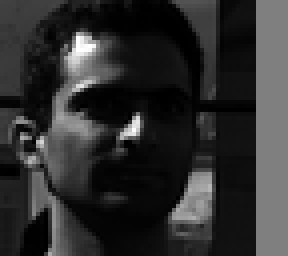
#> input picture For Students/Train Set (Labeled)/p0_i203.pgm, 72 x 64 px, found by its file name (shown 4 times larger)
$ python -i random_forest.py   (imports and definitions only)   (older library calls are emulated)
#> lines starting #> are read from the running program, lines starting #| are printed output that depends on the picture; after the words box and inside, x2 and y2 are one past the last pixel; in counts of white or black regions, pixels touching at a corner belong together
from sklearn.ensemble import RandomForestClassifier
import os
import numpy as np
from concurrent.futures import ThreadPoolExecutor
from PIL import Image
import cv2
from SoftmaxRegression import AdvancedSoftmaxRegression
from sklearn.metrics import confusion_matrix
import matplotlib.pyplot as plt
import seaborn as sns


# ---------- CONFIG ----------
IMG_SIZE = (34, 34)
CACHE_X = "X.npy"
CACHE_Y = "y.npy"


# ---------- LABEL PARSER ----------
def get_label(filename):
    return int(filename.split('_')[0][1:])


# ---------- BORDER REMOVAL ----------
def remove_gray_border(img, tol=63):
    corners = [img[0,0], img[0,-1], img[-1,0], img[-1,-1]]
    bg = np.median(corners)

    mask = np.abs(img - bg) > tol
    coords = np.argwhere(mask)

    if coords.size == 0:
        return img

    y0, x0 = coords.min(axis=0)
    y1, x1 = coords.max(axis=0)

    return img[y0:y1+1, x0:x1+1]


# ---------- EDGE FEATURES (IMPORTANT ADDITION) ----------
def extract_edges(img):
    img = img.astype(np.float32)

    gx = cv2.Sobel(img, cv2.CV_32F, 1, 0, ksize=3)
    gy = cv2.Sobel(img, cv2.CV_32F, 0, 1, ksize=3)

    mag = np.sqrt(gx**2 + gy**2)
    return mag


# ---------- PREPROCESS ----------
def preprocess_image(path, size=IMG_SIZE):
    img = Image.open(path).convert("L")
    img = np.array(img).astype(np.float32)

    # 1. crop border
    img = remove_gray_border(img, tol=63)

    # 2. resize
    img = cv2.resize(img, size)

    # 3. per-image centering (IMPORTANT)
    img = img - np.mean(img)

    # 4. contrast normalization (IMPORTANT)
    img = img / (np.std(img) + 1e-8)

    # 5. edge features (IMPORTANT)
    edges = extract_edges(img)

    # normalize edges
    edges = edges / (np.max(edges) + 1e-8)

    # 6. combine features (still linear model!)
    combined = np.concatenate([img.flatten(), edges.flatten()])

    return combined


# ---------- SINGLE WORKER ----------
def load_one(args):
    folder, file = args
    path = os.path.join(folder, file)

    img = preprocess_image(path)
    label = get_label(file)

    return img, label


# ---------- DATASET LOADER ----------
def load_dataset(folder, use_cache=True):
    if use_cache and os.path.exists(CACHE_X) and os.path.exists(CACHE_Y):
        print("Loading from cache...")
        return np.load(CACHE_X), np.load(CACHE_Y)

    print("Loading from images...")

    files = sorted([f for f in os.listdir(folder) if f.endswith(".pgm")])

    with ThreadPoolExecutor() as executor:
        data = list(executor.map(load_one, [(folder, f) for f in files]))
#> in preprocess_image, img is the input picture: PIL image 72x64 L; min 0, max 255, mean 46.4
#> in remove_gray_border, `corners = [img[0,0], img[0,-1], img[-1,0], img[-1,-1]]`: corners = [66, 127, 24, 127]
#> in remove_gray_border, `bg = np.median(corners)`: bg = 96.5
#> in remove_gray_border, `mask = np.abs(img - bg) > tol`:
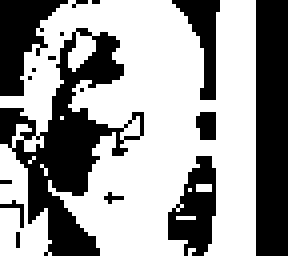
#> mask: shape (64, 72) bool (shown 4 times larger); 60.5% white; 17 black regions (11 under 20 px), largest, box (x1, y1, x2, y2) and area: (0, 7, 36, 64) 715, (64, 0, 72, 64) 512, (0, 0, 17, 24) 217, (42, 39, 54, 64) 183, (43, 0, 55, 25) 126, (49, 28, 54, 35) 31
#> in remove_gray_border, `coords = np.argwhere(mask)`: coords = 2786 pairs, first value 0 to 63, second value 0 to 63
#> in remove_gray_border, `y0, x0 = coords.min(axis=0)`: y0 = 0
#> in remove_gray_border, `y1, x1 = coords.max(axis=0)`: y1 = 63
#> in preprocess_image, `combined = np.concatenate([img.flatten(), edges.flatten()])`: combined = 2312 values, max 5.3 at index 214, min -0.883 at index 88, mean 0.0777
#> in load_one, `img = preprocess_image(path)`: img has the same summary as combined in preprocess_image
#> call 2 of preprocess_image, with size = (34, 34)
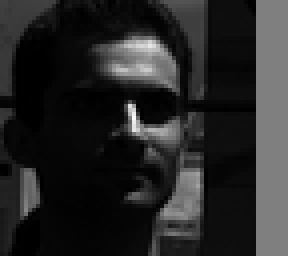
#> input picture For Students/Train Set (Labeled)/p0_i296.pgm, 72 x 64 px, found by its file name (shown 4 times larger)
#> in preprocess_image, img is the input picture: PIL image 72x64 L; min 0, max 250, mean 38.6
#> in remove_gray_border (call 2), `mask = np.abs(img - bg) > tol`: mask: shape (64, 72) bool; 67.8% white; 14 black regions (7 under 20 px), largest, box (x1, y1, x2, y2) and area: (64, 0, 72, 64) 512, (28, 25, 51, 64) 361, (23, 8, 45, 24) 197
#> in preprocess_image (call 2), `combined = np.concatenate([img.flatten(), edges.flatten()])`: combined = 2312 values, max 4.63 at index 493, min -0.733 at index 242, mean 0.0707
#> call 3 of preprocess_image, with size = (34, 34)
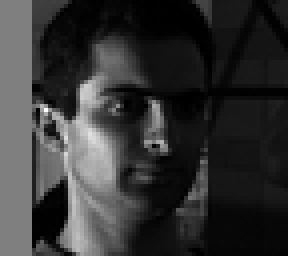
#> input picture For Students/Train Set (Labeled)/p0_i374.pgm, 72 x 64 px, found by its file name (shown 4 times larger)
#> in preprocess_image, img is the input picture: PIL image 72x64 L; min 0, max 255, mean 51.6
#> call 3 of remove_gray_border, with tol = 63
#> in remove_gray_border (call 3), `corners = [img[0,0], img[0,-1], img[-1,0], img[-1,-1]]`: corners = [127, 29, 127, 4]
#> in remove_gray_border (call 3), `bg = np.median(corners)`: bg = 78
#> in remove_gray_border (call 3), `mask = np.abs(img - bg) > tol`:
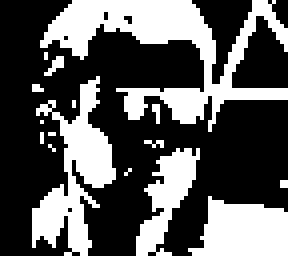
#> mask: shape (64, 72) bool (shown 4 times larger); 35.6% white; 16 white regions (12 under 20 px), largest, box (x1, y1, x2, y2) and area: (10, 0, 72, 33) 718, (8, 19, 29, 64) 401, (47, 49, 72, 64) 274, (34, 37, 50, 64) 198
#> in remove_gray_border (call 3), `coords = np.argwhere(mask)`: coords = 1639 pairs, first value 0 to 63, second value 8 to 71
#> in remove_gray_border (call 3), `y0, x0 = coords.min(axis=0)`: x0 = 8
#> in remove_gray_border (call 3), `y1, x1 = coords.max(axis=0)`: x1 = 71
#> in preprocess_image (call 3), `combined = np.concatenate([img.flatten(), edges.flatten()])`: combined = 2312 values, max 3.49 at index 585, min -0.874 at index 52, mean 0.0757
#> call 4 of preprocess_image, with size = (34, 34)
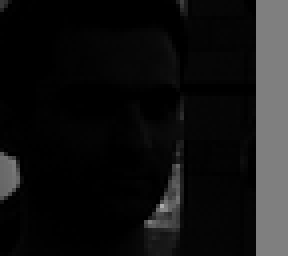
#> input picture For Students/Train Set (Labeled)/p0_i419.pgm, 72 x 64 px, found by its file name (shown 4 times larger)
#> in preprocess_image, img is the input picture: PIL image 72x64 L; min 0, max 172, mean 19.3
#> call 4 of remove_gray_border, with tol = 63
#> in remove_gray_border (call 4), `corners = [img[0,0], img[0,-1], img[-1,0], img[-1,-1]]`: corners = [56, 127, 2, 127]
#> in remove_gray_border (call 4), `bg = np.median(corners)`: bg = 91.5
#> in remove_gray_border (call 4), `mask = np.abs(img - bg) > tol`:
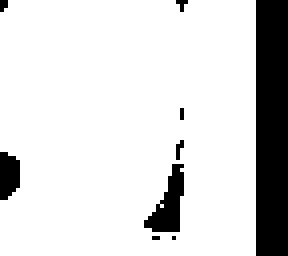
#> mask: shape (64, 72) bool (shown 4 times larger); 85.4% white; 9 black regions (6 under 20 px), largest, box (x1, y1, x2, y2) and area: (64, 0, 72, 64) 512, (36, 41, 46, 58) 89, (0, 38, 5, 50) 50
#> in remove_gray_border (call 4), `coords = np.argwhere(mask)`: coords = 3935 pairs, first value 0 to 63, second value 0 to 63
#> in remove_gray_border (call 4), `y0, x0 = coords.min(axis=0)`: x0 = 0
#> in remove_gray_border (call 4), `y1, x1 = coords.max(axis=0)`: x1 = 63
#> in preprocess_image (call 4), `combined = np.concatenate([img.flatten(), edges.flatten()])`: combined = 2312 values, max 9.93 at index 939, min -0.379 at index 5, mean 0.0271
#> data = 4 items

    X, y = zip(*data)
#> y = (0, 0, 0, 0)

    X = np.stack(X)
    y = np.array(y)
#> y = [0, 0, 0, 0]

    if use_cache:
        np.save(CACHE_X, X)
        np.save(CACHE_Y, y)
        print("Saved cache.")

    return X, y


# ---------- SPLIT ----------
def split_dataset(X, y, train_ratio=0.7, val_ratio=0.01):
    idx = np.random.permutation(len(X))
    X, y = X[idx], y[idx]

    n = len(X)
    train_end = int(n * train_ratio)
    val_end = int(n * (train_ratio + val_ratio))

    return (
        X[:train_end], y[:train_end],
        X[train_end:val_end], y[train_end:val_end],
        X[val_end:], y[val_end:]
    )


def augment_dataset(X, y, img_size=(34, 34), factor=1):
    h, w = img_size
    img_len = h * w

    X_aug = []
    y_aug = []

    for i in range(len(X)):
        img = X[i][:img_len].reshape(h, w)
        label = y[i]

        for _ in range(factor):
            # small transforms
            angle = np.random.uniform(-8, 8)
            tx = np.random.uniform(-2, 2)
            ty = np.random.uniform(-2, 2)

            M = cv2.getRotationMatrix2D((w//2, h//2), angle, 1.0)
            M[:, 2] += [tx, ty]

            transformed = cv2.warpAffine(
                img, M, (w, h),
                borderMode=cv2.BORDER_REFLECT
            )

            # re-normalize
            transformed = transformed - np.mean(transformed)
            transformed = transformed / (np.std(transformed) + 1e-8)

            # recompute edges
            gx = cv2.Sobel(transformed, cv2.CV_32F, 1, 0, ksize=3)
            gy = cv2.Sobel(transformed, cv2.CV_32F, 0, 1, ksize=3)
            edges = np.sqrt(gx**2 + gy**2)
            edges = edges / (np.max(edges) + 1e-8)

            combined = np.concatenate([transformed.flatten(), edges.flatten()])

            X_aug.append(combined)
            y_aug.append(label)

    return np.array(X_aug), np.array(y_aug)

# ---------- LOAD ----------
folder = r"For Students\\Train Set (Labeled)"

X, y = load_dataset(folder)
#> y = [0, 0, 0, 0]

X_train, y_train, X_val, y_val, X_test, y_test = split_dataset(X, y)
#> in split_dataset, `idx = np.random.permutation(len(X))`: idx = [2, 3, 1, 0]
#> in split_dataset, `X, y = X[idx], y[idx]`: y = [0, 0, 0, 0]
#> in split_dataset, `n = len(X)`: n = 4
#> in split_dataset, `train_end = int(n * train_ratio)`: train_end = 2
#> y_train = [0, 0]; X_val = empty array; y_val = empty array; y_test = [0, 0]

X_aug, y_aug = augment_dataset(X_train, y_train, factor=1)
#> the loop in augment_dataset, `for i in range(len(X)):` made 2 passes
#> label on passes 1 to 2: 0, 0
#> after the loop in augment_dataset, `for i in range(len(X)):`:
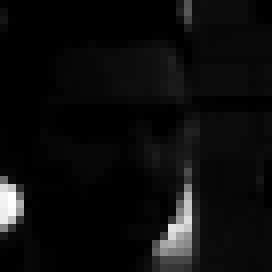
#> transformed: shape (34, 34) float32 (shown 8 times larger); min -0.394, max 7.33, mean -2.64e-08; drawn with min black and max white
#> after the loop in augment_dataset, `for i in range(len(X)):`: X_aug = 2 items; y_aug = [0, 0]
#> y_aug = [0, 0]

# combine original + augmented
X_train = np.vstack([X_train, X_aug])
y_train = np.concatenate([y_train, y_aug])
#> y_train = [0, 0, 0, 0]

# [1 line not run here, left out]

# ---------- GLOBAL STANDARDIZATION (CRITICAL FIX) ----------
mean = np.mean(X_train, axis=0)
#> mean = 2312 values, max 4.15 at index 817, min -0.638 at index 52, mean 0.0513
std = np.std(X_train, axis=0) + 1e-8
#> std = 2312 values, max 4.09 at index 939, min 1e-08 at index 1156, mean 0.287

X_train = (X_train - mean) / std
X_val   = (X_val - mean) / std
X_test  = (X_test - mean) / std

X_train = X_train.reshape(len(X_train), -1)
# [1 line that did not run here, left out]
X_test = X_test.reshape(len(X_test), -1)


# [1 line not run here, left out]


# ---------- MODEL ----------
rf_model = RandomForestClassifier(
    n_estimators=500,
    max_depth=25,
    min_samples_leaf=2,
    min_samples_split=5,
    max_features="sqrt",
    bootstrap=True,
    random_state=42,
    n_jobs=-1
)

# ---------- TRAIN ----------
# [1 line not run here, left out]

# ---------- EVALUATION ----------
# [1 line that did not run here, left out]
# [1 line that did not run here, left out]

# [1 line that did not run here, left out]
# [1 line that did not run here, left out]

# [2 lines not run here, left out]

# [1 line that did not run here, left out]
# [6 lines not run here, left out]

>>> result = preprocess_image('For Students/Train Set (Labeled)/p0_i203.pgm')
#> result = 2312 values, max 5.3 at index 214, min -0.883 at index 88, mean 0.0777
